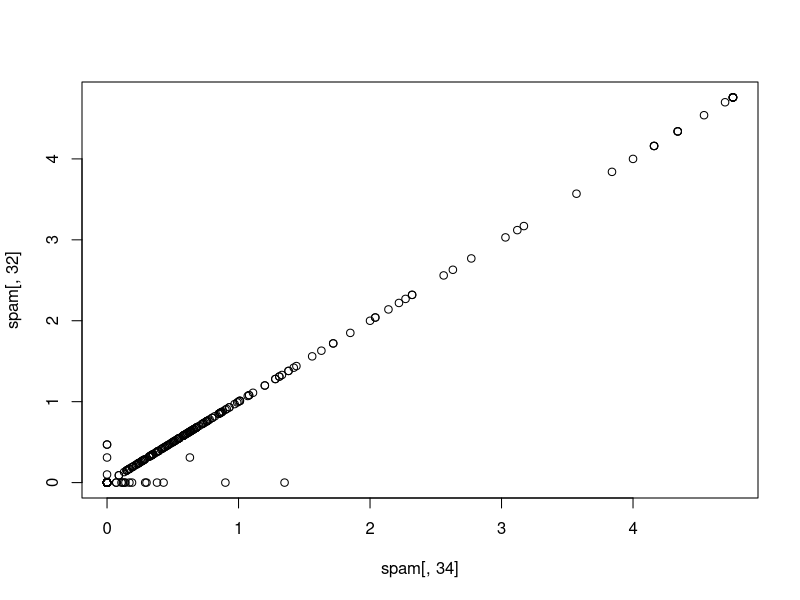
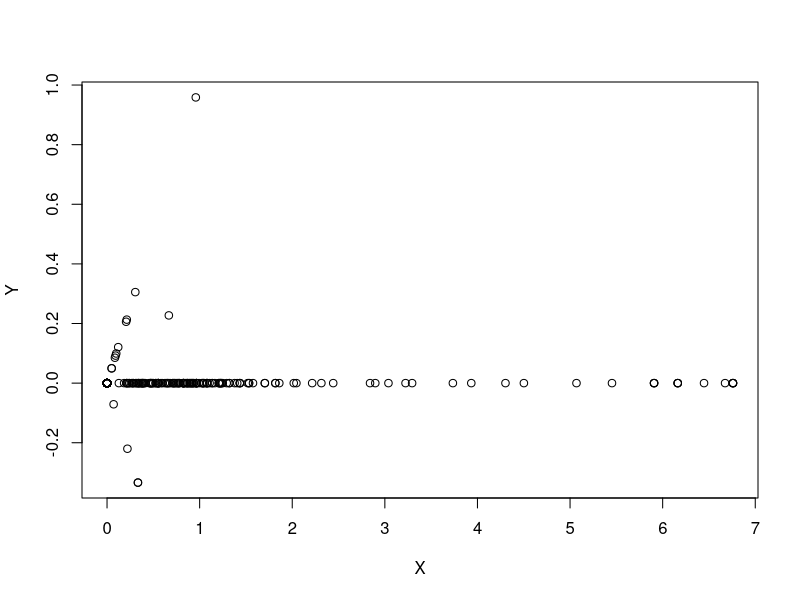
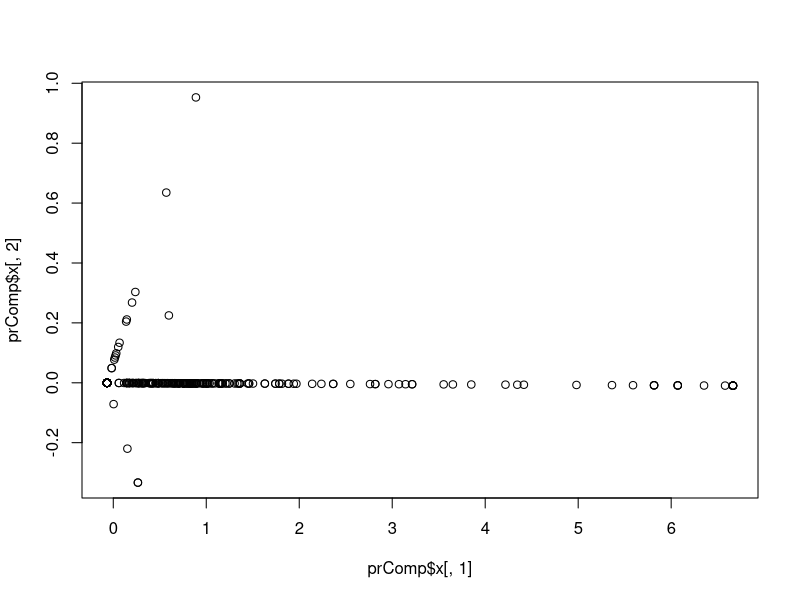
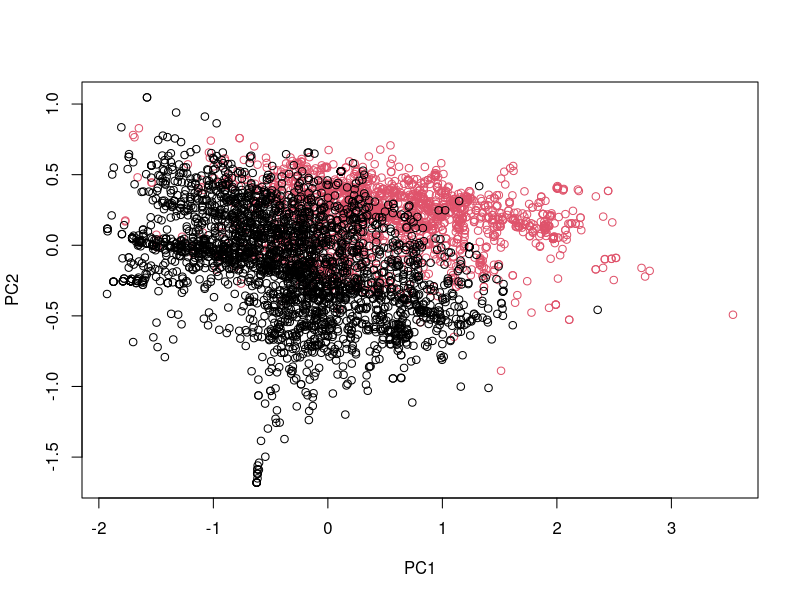
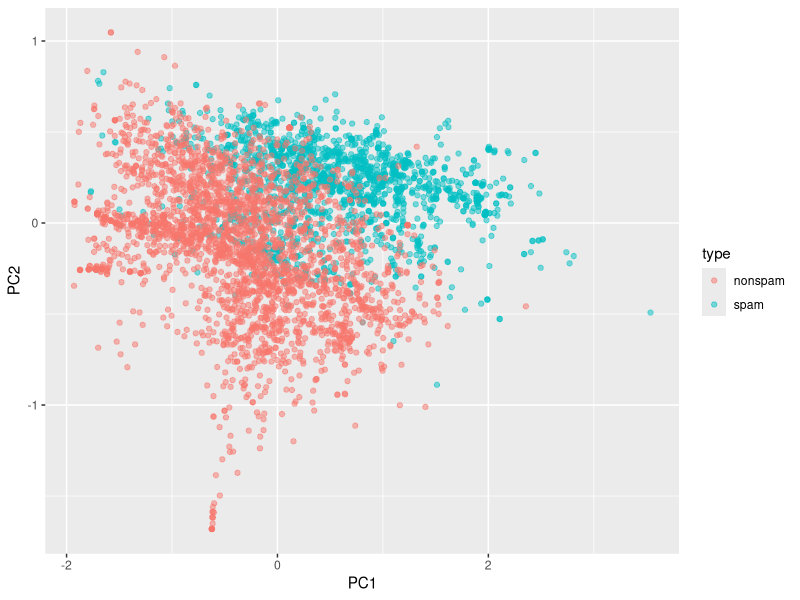
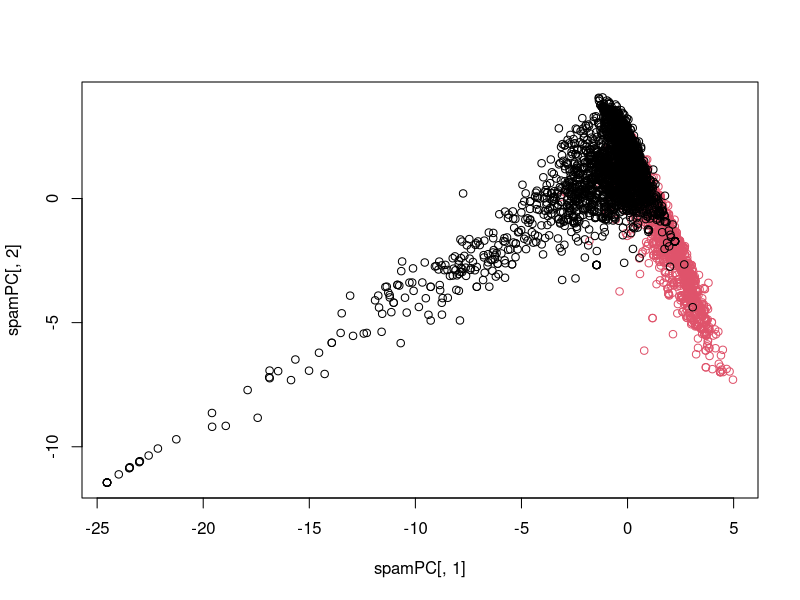
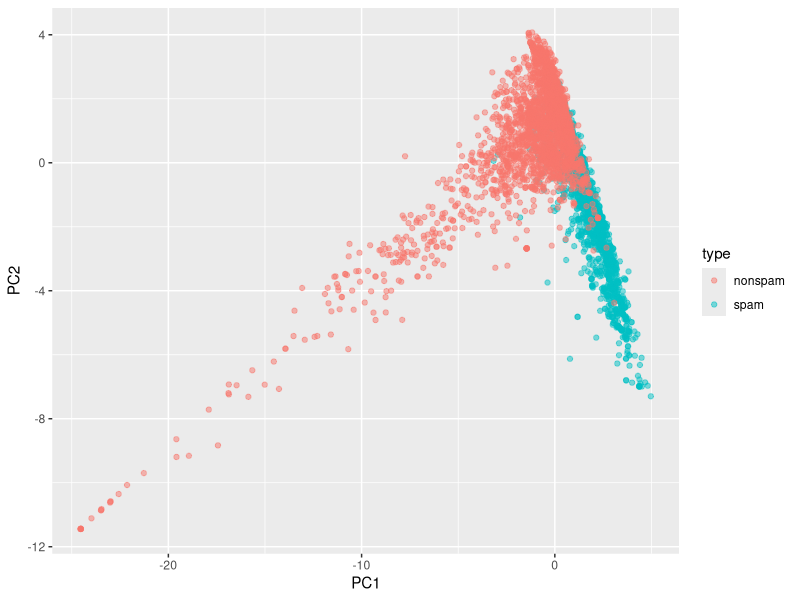

The R source for these figures, in order:
#' ---
#' title: 'Practical Machine Learning Week 2 : The caret package lecture 2.7 - Preprocessing with PCA'
#' author: Jeff Leek, notes by Bruno Fischer Colonimos
#' date: "`r format(Sys.Date(), '%d %B %Y')`"
#' output:
#'         pdf_document:
#'             toc: yes
#'             toc_depth: 3
#'             number_sections: yes
#'         urlcolor : blue
#'         fontsize: 11pt
#'         geometry: top=.9in, left=1in, right=1in, bottom = 1in, footskip = 0.3in
#'
#'         html_document:
#'             theme: readable
#'             toc: yes
#'             number_sections: yes
#' ---


#'
#' ---
#'

#' Correlated predictors
#' ======================

#+ lib, echo=FALSE, warning = FALSE
library(caret)
library(kernlab)

#+
data(spam)

set.seed(123)
inTrain <- createDataPartition(y=spam$type,
                               p=0.75, list=FALSE)
training <- spam[inTrain,]
testing <- spam[-inTrain,]


#'
#' Correlated predictors
#' --------------------
#'

M <- abs(cor(training[,-58]))
diag(M) <- 0

which(M > 0.85,arr.ind=T)

# see the names:
names(spam)[c(34,32)]
plot(spam[,34],spam[,32])


#'
#' Basic PCA idea
#' ==============
#'
#' * We might not need every predictor
#' * A weighted combination of predictors might be better
#' * We should pick this combination to capture the "most information" possible
#' * Benefits
#'     * Reduced number of predictors
#'     * Reduced noise (due to averaging)
#'

#' We could rotate the plot

#' $$ X = 0.71 \times {\rm num 415} + 0.71 \times {\rm num857}$$
#'
#' $$ Y = 0.71 \times {\rm num 415} - 0.71 \times {\rm num857}$$


X <- 0.71*training$num415 + 0.71*training$num857
Y <- 0.71*training$num415 - 0.71*training$num857
plot(X,Y)


#'
#' Related problems
#' ------------------
#'

#' You have multivariate variables $X_1,\ldots,X_n$ so $X_1 =
#' (X_{11},\ldots,X_{1m})$

#' Find a new set of multivariate variables that are uncorrelated and explain as much variance as possible.
#' If you put all the variables together in one matrix, find the best matrix created with fewer variables (lower rank) that explains the original data.
#'
#' The first goal is statistical and the second goal is data compression.
#'
#'
#' Related solutions - PCA/SVD
#' ---------------------------

#' ### SVD
#'

#' If $X$ is a matrix with each variable in a column and each
#' observation in a row then the SVD is a "matrix
#' decomposition"
#' $$X = UDV^T$$
#'
#' where the columns of $U$ are orthogonal (left singular
#' vectors), the columns of $V$ are orthogonal (right
#' singluar vectors) and $D$ is a diagonal matrix (singular
#' values).
#'
#' ### PCA
#'
#' The principal components are equal to the right singular
#' values (vectors) if you first scale (subtract the mean, divide by
#' the standard deviation) the variables.

#'
#' Principal components in R - prcomp
#' ----------------------------------
#'

smallSpam <- spam[,c(34,32)]
prComp <- prcomp(smallSpam) # principal components object
# str(prComp)
plot(prComp$x[,1],prComp$x[,2])


#' Rotation matrix
prComp$rotation

#'
#' PCA on SPAM data
#' ================
#'

typeColor <- ((spam$type=="spam")*1 + 1)
prComp <- prcomp(log10(spam[,-58]+1))
plot(prComp$x[,1],prComp$x[,2],col=typeColor,xlab="PC1",ylab="PC2")

# with ggplot2
spamcompdf <- cbind(spam, prComp$x[,1:2])
ggplot(spamcompdf, aes(PC1, PC2, color = type)) + geom_point(alpha = 0.5)



#'
#' PCA with caret
#' ==============
#'
#' Whole dataset
#' -------------
preProc <- preProcess(log10(spam[,-58] + 1),
                      method="pca",pcaComp=2)
spamPC <- predict(preProc,log10(spam[,-58] + 1))
plot(spamPC[,1],spamPC[,2],col=typeColor)

# with ggplot2
spamcompdf2 <- cbind(spam, spamPC[,1:2])
ggplot(spamcompdf2, aes(PC1, PC2, color = type)) + geom_point(alpha = 0.5)



#' Preprocessing with PCA (train on training set)
#' =======================

preProc <- preProcess(log10(training[,-58]+1),
                      method="pca",pcaComp=2)
trainPC <- predict(preProc,log10(training[,-58]+1))

# Does notwork anymore (Post of Leonard Gresky) if all variables do not belong to 'data'
#
# modelFit <- train(form=training$type ~ .,
#                   method="glm", data=trainPC)

# "You shouldn't use the data set name on the LHS of the formula. The formula
# interface should be used when the variables are in columns of the object that
# the data argument refers to.
#
# If type is not in training and there are only numeric variables in trainPC,
# then you should use the non-formula method:"
#
# modelFit <- train(x = trainPC, y = training$type, method="glm")


#
# alternative

#+ , warning =FALSE, cache = TRUE
modelFit <- train(x = trainPC, y = training$type,
                  method="glm")


#' Preprocessing with PCA 2 (predict in test set)
#' ========================

testPC <- predict(preProc,log10(testing[,-58]+1))
confusionMatrix(testing$type,predict(modelFit,testPC))



#' Alternative way (sets # of PCs ?) PCA as argument to the train function
#' -----------------------------------------------------------------------
# error (Post of Leonard Gresky again)
# modelFit <- train(training$type ~ .,method="glm",
#                   preProcess="pca",data=training)
# confusionMatrix(testing$type,predict(modelFit,testing))


# try again, modifying train function call ==> Ok

#+ , warning =FALSE, cache = TRUE
modelFit <- train(x = training[ , -58], y = training$type,
                  preProcess = "pca",
                  method="glm")
confusionMatrix(testing$type,predict(modelFit,testing))




#'
#' Final thoughts on PCs
#' ---------------------


#' * Most useful for linear-type models
#' * Can make it harder to interpret predictors
#' * Watch out for outliers!
#'     * Transform first (with logs/Box Cox)
#'     * Plot predictors to identify problems
#' * For more info see
#'     * Exploratory Data Analysis
#'     * [Elements of Statistical Learning](http://statweb.stanford.edu/~tibs/ElemStatLearn/)
#'
